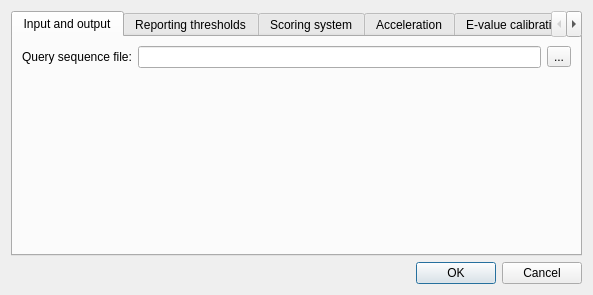
<?xml version="1.0" encoding="UTF-8"?>
<ui version="4.0">
 <class>PhmmerSearchDialog</class>
 <widget class="QDialog" name="PhmmerSearchDialog">
  <property name="geometry">
   <rect>
    <x>0</x>
    <y>0</y>
    <width>593</width>
    <height>295</height>
   </rect>
  </property>
  <property name="minimumSize">
   <size>
    <width>0</width>
    <height>0</height>
   </size>
  </property>
  <property name="windowTitle">
   <string>Phmmer Search</string>
  </property>
  <layout class="QVBoxLayout" name="verticalLayout">
   <item>
    <widget class="QTabWidget" name="mainTabWidget">
     <property name="minimumSize">
      <size>
       <width>569</width>
       <height>243</height>
      </size>
     </property>
     <property name="currentIndex">
      <number>0</number>
     </property>
     <widget class="QWidget" name="inputAndOutputTab">
      <attribute name="title">
       <string>Input and output</string>
      </attribute>
      <layout class="QVBoxLayout" name="verticalLayout_3">
       <item>
        <layout class="QHBoxLayout" name="horizontalLayout_2">
         <item>
          <widget class="QLabel" name="queryLabel">
           <property name="sizePolicy">
            <sizepolicy hsizetype="Preferred" vsizetype="Preferred">
             <horstretch>0</horstretch>
             <verstretch>0</verstretch>
            </sizepolicy>
           </property>
           <property name="text">
            <string>Query sequence file:</string>
           </property>
          </widget>
         </item>
         <item>
          <widget class="QLineEdit" name="queryLineEdit"/>
         </item>
         <item>
          <widget class="QToolButton" name="queryToolButton">
           <property name="text">
            <string>...</string>
           </property>
          </widget>
         </item>
        </layout>
       </item>
       <item>
        <layout class="QVBoxLayout" name="verticalLayout_2">
         <item>
          <spacer name="verticalSpacer">
           <property name="orientation">
            <enum>Qt::Vertical</enum>
           </property>
           <property name="sizeHint" stdset="0">
            <size>
             <width>20</width>
             <height>5</height>
            </size>
           </property>
          </spacer>
         </item>
        </layout>
       </item>
      </layout>
     </widget>
     <widget class="QWidget" name="reportingTresholdsTab">
      <attribute name="title">
       <string>Reporting thresholds</string>
      </attribute>
      <layout class="QVBoxLayout" name="verticalLayout_11">
       <item>
        <layout class="QVBoxLayout" name="verticalLayout_10">
         <item>
          <layout class="QHBoxLayout" name="horizontalLayout_14">
           <item>
            <widget class="QRadioButton" name="useEvalTresholdsButton">
             <property name="sizePolicy">
              <sizepolicy hsizetype="Expanding" vsizetype="Fixed">
               <horstretch>0</horstretch>
               <verstretch>0</verstretch>
              </sizepolicy>
             </property>
             <property name="text">
              <string>Report domains with E-value less than</string>
             </property>
             <property name="checked">
              <bool>true</bool>
             </property>
            </widget>
           </item>
           <item>
            <widget class="QSpinBox" name="domESpinBox">
             <property name="prefix">
              <string>1E+</string>
             </property>
             <property name="minimum">
              <number>-999</number>
             </property>
             <property name="maximum">
              <number>1</number>
             </property>
             <property name="value">
              <number>1</number>
             </property>
            </widget>
           </item>
          </layout>
         </item>
         <item>
          <layout class="QHBoxLayout" name="horizontalLayout_17">
           <item>
            <widget class="QRadioButton" name="useScoreTresholdsButton">
             <property name="enabled">
              <bool>true</bool>
             </property>
             <property name="sizePolicy">
              <sizepolicy hsizetype="Expanding" vsizetype="Fixed">
               <horstretch>0</horstretch>
               <verstretch>0</verstretch>
              </sizepolicy>
             </property>
             <property name="text">
              <string>Report domains with score greater than</string>
             </property>
            </widget>
           </item>
           <item>
            <widget class="QDoubleSpinBox" name="scoreTresholdDoubleSpin">
             <property name="enabled">
              <bool>false</bool>
             </property>
            </widget>
           </item>
          </layout>
         </item>
         <item>
          <layout class="QHBoxLayout" name="horizontalLayout_18">
           <item>
            <widget class="QCheckBox" name="domZCheckBox">
             <property name="sizePolicy">
              <sizepolicy hsizetype="Expanding" vsizetype="Fixed">
               <horstretch>0</horstretch>
               <verstretch>0</verstretch>
              </sizepolicy>
             </property>
             <property name="text">
              <string>Number of significant sequences for domain E-value calculation</string>
             </property>
            </widget>
           </item>
           <item>
            <widget class="QDoubleSpinBox" name="domZDoubleSpinBox">
             <property name="enabled">
              <bool>false</bool>
             </property>
             <property name="maximum">
              <double>999999999.000000000000000</double>
             </property>
            </widget>
           </item>
          </layout>
         </item>
        </layout>
       </item>
       <item>
        <spacer name="verticalSpacer_4">
         <property name="orientation">
          <enum>Qt::Vertical</enum>
         </property>
         <property name="sizeHint" stdset="0">
          <size>
           <width>20</width>
           <height>236</height>
          </size>
         </property>
        </spacer>
       </item>
      </layout>
     </widget>
     <widget class="QWidget" name="scoringSystemTab">
      <attribute name="title">
       <string>Scoring system</string>
      </attribute>
      <layout class="QVBoxLayout" name="verticalLayout_5">
       <item>
        <layout class="QVBoxLayout" name="verticalLayout_4">
         <item>
          <layout class="QHBoxLayout" name="horizontalLayout_3">
           <item>
            <widget class="QLabel" name="popenLabel">
             <property name="sizePolicy">
              <sizepolicy hsizetype="Expanding" vsizetype="Preferred">
               <horstretch>0</horstretch>
               <verstretch>0</verstretch>
              </sizepolicy>
             </property>
             <property name="text">
              <string>Gap open probability</string>
             </property>
            </widget>
           </item>
           <item>
            <widget class="QDoubleSpinBox" name="popenDoubleSpinBox">
             <property name="maximum">
              <double>0.500000000000000</double>
             </property>
             <property name="singleStep">
              <double>0.010000000000000</double>
             </property>
             <property name="value">
              <double>0.020000000000000</double>
             </property>
            </widget>
           </item>
          </layout>
         </item>
         <item>
          <layout class="QHBoxLayout" name="horizontalLayout_4">
           <item>
            <widget class="QLabel" name="pextendLabel">
             <property name="sizePolicy">
              <sizepolicy hsizetype="Expanding" vsizetype="Preferred">
               <horstretch>0</horstretch>
               <verstretch>0</verstretch>
              </sizepolicy>
             </property>
             <property name="text">
              <string>Gap extend probability</string>
             </property>
            </widget>
           </item>
           <item>
            <widget class="QDoubleSpinBox" name="pextendDoubleSpinBox">
             <property name="maximum">
              <double>0.990000000000000</double>
             </property>
             <property name="singleStep">
              <double>0.050000000000000</double>
             </property>
             <property name="value">
              <double>0.400000000000000</double>
             </property>
            </widget>
           </item>
          </layout>
         </item>
        </layout>
       </item>
       <item>
        <spacer name="verticalSpacer_2">
         <property name="orientation">
          <enum>Qt::Vertical</enum>
         </property>
         <property name="sizeHint" stdset="0">
          <size>
           <width>20</width>
           <height>312</height>
          </size>
         </property>
        </spacer>
       </item>
      </layout>
     </widget>
     <widget class="QWidget" name="accHeuristicsTab">
      <attribute name="title">
       <string>Acceleration</string>
      </attribute>
      <layout class="QVBoxLayout" name="verticalLayout_6">
       <item>
        <widget class="QCheckBox" name="nobiasCheckBox">
         <property name="sizePolicy">
          <sizepolicy hsizetype="Expanding" vsizetype="Fixed">
           <horstretch>0</horstretch>
           <verstretch>0</verstretch>
          </sizepolicy>
         </property>
         <property name="text">
          <string>Turn off composition bias filter</string>
         </property>
        </widget>
       </item>
       <item>
        <widget class="QCheckBox" name="nonull2CheckBox">
         <property name="sizePolicy">
          <sizepolicy hsizetype="Expanding" vsizetype="Fixed">
           <horstretch>0</horstretch>
           <verstretch>0</verstretch>
          </sizepolicy>
         </property>
         <property name="text">
          <string>Turn off biased composition score corrections</string>
         </property>
        </widget>
       </item>
       <item>
        <widget class="QCheckBox" name="maxCheckBox">
         <property name="sizePolicy">
          <sizepolicy hsizetype="Expanding" vsizetype="Fixed">
           <horstretch>0</horstretch>
           <verstretch>0</verstretch>
          </sizepolicy>
         </property>
         <property name="text">
          <string>Turn all heuristic filters off (less speed, more power)</string>
         </property>
        </widget>
       </item>
       <item>
        <layout class="QHBoxLayout" name="horizontalLayout_10">
         <item>
          <widget class="QLabel" name="f2Label">
           <property name="sizePolicy">
            <sizepolicy hsizetype="Expanding" vsizetype="Preferred">
             <horstretch>0</horstretch>
             <verstretch>0</verstretch>
            </sizepolicy>
           </property>
           <property name="text">
            <string>Viterbi filter threshold</string>
           </property>
          </widget>
         </item>
         <item>
          <widget class="QDoubleSpinBox" name="f2DoubleSpinBox">
           <property name="decimals">
            <number>5</number>
           </property>
           <property name="minimum">
            <double>-999999999.000000000000000</double>
           </property>
           <property name="maximum">
            <double>999999999.000000000000000</double>
           </property>
          </widget>
         </item>
        </layout>
       </item>
       <item>
        <layout class="QHBoxLayout" name="horizontalLayout_9">
         <item>
          <widget class="QLabel" name="f1Label">
           <property name="sizePolicy">
            <sizepolicy hsizetype="Expanding" vsizetype="Preferred">
             <horstretch>0</horstretch>
             <verstretch>0</verstretch>
            </sizepolicy>
           </property>
           <property name="text">
            <string>MSV filter threshold</string>
           </property>
          </widget>
         </item>
         <item>
          <widget class="QDoubleSpinBox" name="f1DoubleSpinBox">
           <property name="decimals">
            <number>5</number>
           </property>
           <property name="minimum">
            <double>-999999999.000000000000000</double>
           </property>
           <property name="maximum">
            <double>999999999.000000000000000</double>
           </property>
           <property name="value">
            <double>0.020000000000000</double>
           </property>
          </widget>
         </item>
        </layout>
       </item>
       <item>
        <layout class="QHBoxLayout" name="horizontalLayout_11">
         <item>
          <widget class="QLabel" name="f3Label">
           <property name="sizePolicy">
            <sizepolicy hsizetype="Expanding" vsizetype="Preferred">
             <horstretch>0</horstretch>
             <verstretch>0</verstretch>
            </sizepolicy>
           </property>
           <property name="text">
            <string>Forward filter threshold</string>
           </property>
          </widget>
         </item>
         <item>
          <widget class="QDoubleSpinBox" name="f3DoubleSpinBox">
           <property name="decimals">
            <number>5</number>
           </property>
           <property name="minimum">
            <double>-999999999.000000000000000</double>
           </property>
           <property name="maximum">
            <double>999999999.000000000000000</double>
           </property>
          </widget>
         </item>
        </layout>
       </item>
       <item>
        <spacer name="verticalSpacer_3">
         <property name="orientation">
          <enum>Qt::Vertical</enum>
         </property>
         <property name="sizeHint" stdset="0">
          <size>
           <width>20</width>
           <height>211</height>
          </size>
         </property>
        </spacer>
       </item>
      </layout>
     </widget>
     <widget class="QWidget" name="evalCalibrationTab">
      <attribute name="title">
       <string>E-value calibration</string>
      </attribute>
      <layout class="QVBoxLayout" name="verticalLayout_8">
       <item>
        <layout class="QVBoxLayout" name="verticalLayout_7">
         <item>
          <layout class="QHBoxLayout" name="horizontalLayout_19">
           <item>
            <widget class="QLabel" name="emlLabel">
             <property name="enabled">
              <bool>true</bool>
             </property>
             <property name="sizePolicy">
              <sizepolicy hsizetype="Expanding" vsizetype="Preferred">
               <horstretch>0</horstretch>
               <verstretch>0</verstretch>
              </sizepolicy>
             </property>
             <property name="text">
              <string>Length of sequences for MSV Gumbel mu fit</string>
             </property>
            </widget>
           </item>
           <item>
            <widget class="QSpinBox" name="emlSpinBox">
             <property name="enabled">
              <bool>true</bool>
             </property>
             <property name="minimum">
              <number>1</number>
             </property>
             <property name="maximum">
              <number>999999999</number>
             </property>
             <property name="value">
              <number>200</number>
             </property>
            </widget>
           </item>
          </layout>
         </item>
         <item>
          <layout class="QHBoxLayout" name="horizontalLayout_20">
           <item>
            <widget class="QLabel" name="emnLabel">
             <property name="enabled">
              <bool>true</bool>
             </property>
             <property name="sizePolicy">
              <sizepolicy hsizetype="Expanding" vsizetype="Preferred">
               <horstretch>0</horstretch>
               <verstretch>0</verstretch>
              </sizepolicy>
             </property>
             <property name="text">
              <string>Number of sequences for MSV Gumbel mu fit</string>
             </property>
            </widget>
           </item>
           <item>
            <widget class="QSpinBox" name="emnSpinBox">
             <property name="enabled">
              <bool>true</bool>
             </property>
             <property name="minimum">
              <number>1</number>
             </property>
             <property name="maximum">
              <number>999999999</number>
             </property>
             <property name="value">
              <number>200</number>
             </property>
            </widget>
           </item>
          </layout>
         </item>
         <item>
          <layout class="QHBoxLayout" name="horizontalLayout_12">
           <item>
            <widget class="QLabel" name="evlLabel">
             <property name="sizePolicy">
              <sizepolicy hsizetype="Expanding" vsizetype="Preferred">
               <horstretch>0</horstretch>
               <verstretch>0</verstretch>
              </sizepolicy>
             </property>
             <property name="text">
              <string>Length of sequences for Viterbi Gumbel mu fit</string>
             </property>
            </widget>
           </item>
           <item>
            <widget class="QSpinBox" name="evlSpinBox">
             <property name="minimum">
              <number>1</number>
             </property>
             <property name="maximum">
              <number>999999999</number>
             </property>
             <property name="value">
              <number>200</number>
             </property>
            </widget>
           </item>
          </layout>
         </item>
         <item>
          <layout class="QHBoxLayout" name="horizontalLayout_13">
           <item>
            <widget class="QLabel" name="evnLabel">
             <property name="sizePolicy">
              <sizepolicy hsizetype="Expanding" vsizetype="Preferred">
               <horstretch>0</horstretch>
               <verstretch>0</verstretch>
              </sizepolicy>
             </property>
             <property name="text">
              <string>Number of sequences for Viterbi Gumbel mu fit</string>
             </property>
            </widget>
           </item>
           <item>
            <widget class="QSpinBox" name="evnSpinBox">
             <property name="minimum">
              <number>1</number>
             </property>
             <property name="maximum">
              <number>999999999</number>
             </property>
             <property name="value">
              <number>200</number>
             </property>
            </widget>
           </item>
          </layout>
         </item>
         <item>
          <layout class="QHBoxLayout" name="horizontalLayout_15">
           <item>
            <widget class="QLabel" name="eflLabel">
             <property name="sizePolicy">
              <sizepolicy hsizetype="Expanding" vsizetype="Preferred">
               <horstretch>0</horstretch>
               <verstretch>0</verstretch>
              </sizepolicy>
             </property>
             <property name="text">
              <string>Length of sequences for Forward exp tail mu fit</string>
             </property>
            </widget>
           </item>
           <item>
            <widget class="QSpinBox" name="eflSpinBox">
             <property name="minimum">
              <number>1</number>
             </property>
             <property name="maximum">
              <number>999999999</number>
             </property>
             <property name="value">
              <number>100</number>
             </property>
            </widget>
           </item>
          </layout>
         </item>
         <item>
          <layout class="QHBoxLayout" name="horizontalLayout_16">
           <item>
            <widget class="QLabel" name="efnLabel">
             <property name="sizePolicy">
              <sizepolicy hsizetype="Expanding" vsizetype="Preferred">
               <horstretch>0</horstretch>
               <verstretch>0</verstretch>
              </sizepolicy>
             </property>
             <property name="text">
              <string>Number of sequences for Forward exp tail mu fit</string>
             </property>
            </widget>
           </item>
           <item>
            <widget class="QSpinBox" name="efnSpinBox">
             <property name="minimum">
              <number>1</number>
             </property>
             <property name="maximum">
              <number>999999999</number>
             </property>
             <property name="value">
              <number>200</number>
             </property>
            </widget>
           </item>
          </layout>
         </item>
         <item>
          <layout class="QHBoxLayout" name="horizontalLayout_21">
           <item>
            <widget class="QLabel" name="label">
             <property name="sizePolicy">
              <sizepolicy hsizetype="Expanding" vsizetype="Preferred">
               <horstretch>0</horstretch>
               <verstretch>0</verstretch>
              </sizepolicy>
             </property>
             <property name="text">
              <string>Tail mass for Forward exponential tail mu fit</string>
             </property>
            </widget>
           </item>
           <item>
            <widget class="QDoubleSpinBox" name="eftDoubleSpinBox">
             <property name="minimum">
              <double>0.010000000000000</double>
             </property>
             <property name="maximum">
              <double>0.990000000000000</double>
             </property>
             <property name="singleStep">
              <double>0.010000000000000</double>
             </property>
             <property name="value">
              <double>0.040000000000000</double>
             </property>
            </widget>
           </item>
          </layout>
         </item>
        </layout>
       </item>
       <item>
        <spacer name="verticalSpacer_5">
         <property name="orientation">
          <enum>Qt::Vertical</enum>
         </property>
         <property name="sizeHint" stdset="0">
          <size>
           <width>20</width>
           <height>172</height>
          </size>
         </property>
        </spacer>
       </item>
      </layout>
     </widget>
     <widget class="QWidget" name="otherTab">
      <attribute name="title">
       <string>Other</string>
      </attribute>
      <layout class="QVBoxLayout" name="verticalLayout_12">
       <item>
        <layout class="QVBoxLayout" name="verticalLayout_9">
         <item>
          <layout class="QHBoxLayout" name="horizontalLayout_22">
           <item>
            <widget class="QLabel" name="seedLabel">
             <property name="sizePolicy">
              <sizepolicy hsizetype="Expanding" vsizetype="Preferred">
               <horstretch>0</horstretch>
               <verstretch>0</verstretch>
              </sizepolicy>
             </property>
             <property name="text">
              <string>Random generator seed</string>
             </property>
            </widget>
           </item>
           <item>
            <widget class="QSpinBox" name="seedSpinBox">
             <property name="maximum">
              <number>999999999</number>
             </property>
             <property name="value">
              <number>42</number>
             </property>
            </widget>
           </item>
          </layout>
         </item>
         <item>
          <layout class="QHBoxLayout" name="horizontalLayout_23">
           <item>
            <spacer name="horizontalSpacer">
             <property name="orientation">
              <enum>Qt::Horizontal</enum>
             </property>
             <property name="sizeType">
              <enum>QSizePolicy::Fixed</enum>
             </property>
             <property name="sizeHint" stdset="0">
              <size>
               <width>10</width>
               <height>20</height>
              </size>
             </property>
            </spacer>
           </item>
           <item>
            <widget class="QLabel" name="seedAddLabel">
             <property name="sizePolicy">
              <sizepolicy hsizetype="Expanding" vsizetype="Preferred">
               <horstretch>0</horstretch>
               <verstretch>0</verstretch>
              </sizepolicy>
             </property>
             <property name="text">
              <string>* 0 means that one-time arbitrary seed will be used</string>
             </property>
            </widget>
           </item>
          </layout>
         </item>
        </layout>
       </item>
       <item>
        <spacer name="verticalSpacer_6">
         <property name="orientation">
          <enum>Qt::Vertical</enum>
         </property>
         <property name="sizeHint" stdset="0">
          <size>
           <width>20</width>
           <height>312</height>
          </size>
         </property>
        </spacer>
       </item>
      </layout>
     </widget>
    </widget>
   </item>
   <item>
    <widget class="QDialogButtonBox" name="buttonBox">
     <property name="standardButtons">
      <set>QDialogButtonBox::Cancel|QDialogButtonBox::Ok</set>
     </property>
    </widget>
   </item>
  </layout>
 </widget>
 <resources/>
 <connections>
  <connection>
   <sender>buttonBox</sender>
   <signal>accepted()</signal>
   <receiver>PhmmerSearchDialog</receiver>
   <slot>accept()</slot>
   <hints>
    <hint type="sourcelabel">
     <x>296</x>
     <y>274</y>
    </hint>
    <hint type="destinationlabel">
     <x>296</x>
     <y>147</y>
    </hint>
   </hints>
  </connection>
  <connection>
   <sender>buttonBox</sender>
   <signal>rejected()</signal>
   <receiver>PhmmerSearchDialog</receiver>
   <slot>reject()</slot>
   <hints>
    <hint type="sourcelabel">
     <x>296</x>
     <y>274</y>
    </hint>
    <hint type="destinationlabel">
     <x>296</x>
     <y>147</y>
    </hint>
   </hints>
  </connection>
 </connections>
</ui>
